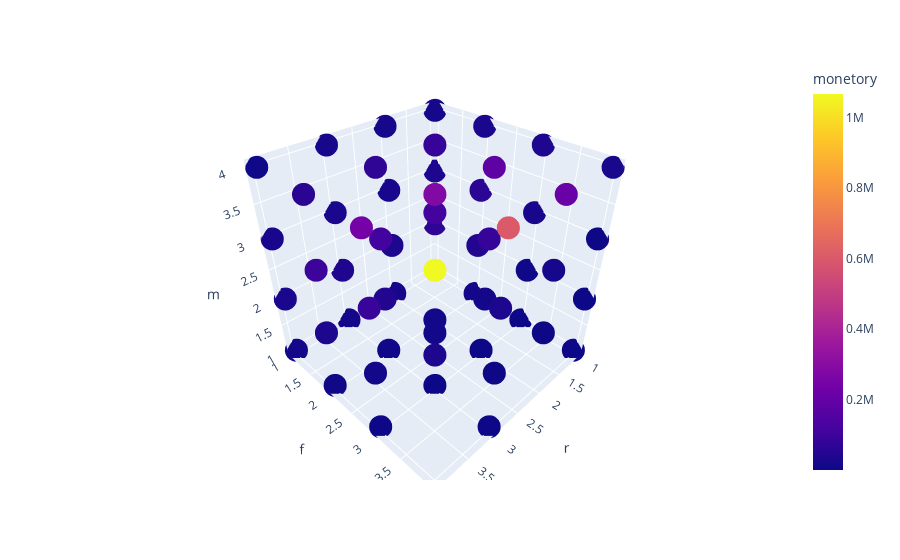

Source (notebook cell):
### Code cell
matrix = (t[t['monetory']>0].groupby(['r', 'f', 'm'])[['monetory']].sum()
            .reset_index())

fig = px.scatter_3d(matrix, x='r', y='f', z='m',
              color='monetory')
fig.show()

### Figure 1 — Plotly figure (JSON) as saved in the notebook; plotly's stock layout.template omitted (floating-point values rounded to 4 significant figures)
{"data": [{"hovertemplate": "r=%{x}<br>f=%{y}<br>m=%{z}<br>monetory=%{marker.color}<extra></extra>", "legendgroup": "", "marker": {"color": [55140.0, 71050.0, 32800.0, 18130.0, 13630.0, 44910.0, 63060.0, 29310.0, 469.7, 5723.0, 23100.0, 34580.0, 247.7, 438.2, 2431.0, 24520.0, 24080.0, 32910.0, 23010.0, 20450.0, 11830.0, 56080.0, 114300.0, 84510.0, 1269.0, 15100.0, 85600.0, 186000.0, 1551.0, 18230.0, 210500.0, 13810.0, 39960.0, 29940.0, 20150.0, 6823.0, 44450.0, 112800.0, 70760.0, 328.8, 11180.0, 91860.0, 283200.0, 230.7, 1378.0, 33150.0, 604800.0, 14220.0, 27690.0, 24010.0, 5271.0, 7569.0, 33230.0, 99930.0, 60420.0, 246, 9813.0, 92300.0, 245100.0, 32350.0, 1067000.0], "coloraxis": "coloraxis", "symbol": "circle"}, "mode": "markers", "name": "", "scene": "scene", "showlegend": false, "type": "scatter3d", "x": [1, 1, 1, 1, 1, 1, 1, 1, 1, 1, 1, 1, 1, 1, 1, 1, 2, 2, 2, 2, 2, 2, 2, 2, 2, 2, 2, 2, 2, 2, 2, 3, 3, 3, 3, 3, 3, 3, 3, 3, 3, 3, 3, 3, 3, 3, 3, 4, 4, 4, 4, 4, 4, 4, 4, 4, 4, 4, 4, 4, 4], "y": [1, 1, 1, 1, 2, 2, 2, 2, 3, 3, 3, 3, 4, 4, 4, 4, 1, 1, 1, 1, 2, 2, 2, 2, 3, 3, 3, 3, 4, 4, 4, 1, 1, 1, 1, 2, 2, 2, 2, 3, 3, 3, 3, 4, 4, 4, 4, 1, 1, 1, 1, 2, 2, 2, 2, 3, 3, 3, 3, 4, 4], "z": [1, 2, 3, 4, 1, 2, 3, 4, 1, 2, 3, 4, 1, 2, 3, 4, 1, 2, 3, 4, 1, 2, 3, 4, 1, 2, 3, 4, 2, 3, 4, 1, 2, 3, 4, 1, 2, 3, 4, 1, 2, 3, 4, 1, 2, 3, 4, 1, 2, 3, 4, 1, 2, 3, 4, 1, 2, 3, 4, 3, 4]}], "layout": {"coloraxis": {"colorbar": {"title": {"text": "monetory"}}, "colorscale": [[0, "#0d0887"], [0.1111, "#46039f"], [0.2222, "#7201a8"], [0.3333, "#9c179e"], [0.4444, "#bd3786"], [0.5556, "#d8576b"], [0.6667, "#ed7953"], [0.7778, "#fb9f3a"], [0.8889, "#fdca26"], [1, "#f0f921"]]}, "legend": {"tracegroupgap": 0}, "margin": {"t": 60}, "scene": {"domain": {"x": [0, 1], "y": [0, 1]}, "xaxis": {"title": {"text": "r"}}, "yaxis": {"title": {"text": "f"}}, "zaxis": {"title": {"text": "m"}}}}}
